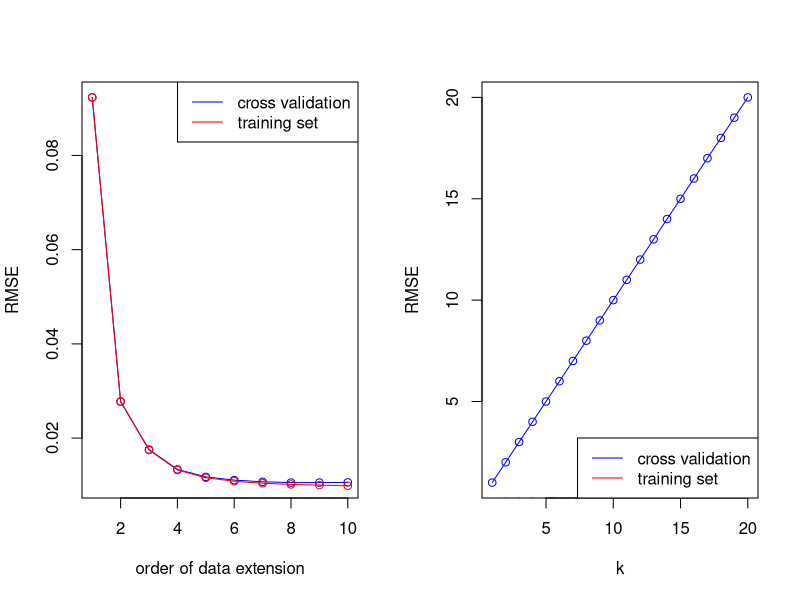

This chart was generated by the following R code:
library(caret)

################################################################################
# Implement `createData` and `extendData`
################################################################################

nameColumn <- function(i){
  sprintf("X%d", i)
}

createData <- function(n, p, seed = 123) {
  # `n` is the number of observations 
  # `p` is the number of predictors
  # 
  # the response variable: 
  # `y = linear_factors + sines + mixed_factors + noise`
  
  xs <- matrix(runif(n * p), ncol = p)
  
  # "pseudorandomness" for each step of creating the response variable 
    # example: `linear_factors = r1x1 + ... rpxp` instead of `x1 + ... + xp`
    # `r1, ..., rp` are pseudorandom numbers between 0 and 1 
  alpha <- runif(p)
  beta <- runif(p)
  gamma <- runif(p - 1)
  
  # create mixed factors
  mixedFactors <- matrix(rep(0.0, times = n * (p - 1)), ncol = p - 1)
  
  for (i in 2:p) {
    mixedFactors[, i - 1] <- sqrt(xs[, i - 1] * xs[, i])   
  }
  
  # create response variable
  
  # linear factors 
  Y <- xs %*% alpha
  # add sines
  Y <- Y + sin(xs) %*% beta
  # add mixed factors 
  Y <- Y + mixedFactors %*% gamma
  # add noise
  Y <- Y + rnorm(n, sd = 0.01) 
  
  # create a list of the names of the predictors 
  columnNames <- lapply(1:(p + 1), nameColumn)
  columnNames[p + 1] <- "Y"
  
  # create a data frame 
  data <- as.data.frame(xs)
  data$Y <- Y
  colnames(data) <- columnNames
  
  return(data)
}

extendData <- function(data, order) {
  if (order == 1){
    return(data)
  }
  
  d = dim(data)
  p <- d[2] - 1   # number of predictors  
  
  extendedData <- data.frame(
                    poly(as.matrix(data[, 1:p]), degree = order, raw = TRUE), 
                    Y = data$Y
                  ) 
}

################################################################################
# Order 2
################################################################################

n <- 5000
p <- 3
k <- 10

# create the data sets

data <- createData(n, p)
dataord2 <- extendData(data, order = 2)

# train linear models 

tc <- trainControl(method = "cv", number = k, seeds = 1:(k + 1))

lin <- train(
  Y ~., data = data, trControl = tc, method = "lm"
)

lin2 <- train(
  Y ~., data = dataord2, trControl = tc, method = "lm"
)

# compare errors, estimated with CV

errors <- c(lin$results$RMSE, lin2$results$RMSE)

print(
  sprintf("Estimated RMSE: %s", paste(errors, collapse = ", "))
)
print(
  sprintf("Model %d is better", which(errors == min(errors)))
)  

################################################################################
# Higher orders
################################################################################

maxOrder <- 10 

errors <- c(errors, rep(0.0, times = maxOrder - 2))

# create a list of training RMSE's 
errorsTrain <- rep(0.0, times = maxOrder)
errorsTrain[1] <- RMSE(predict(lin, newdata = data), data$Y)
errorsTrain[2] <- RMSE(predict(lin2, newdata = dataord2), data$Y)

# construct the models and save the errors 
i <- 3
while(i <= maxOrder){
  data_i <- extendData(data, order = i)
  print(sprintf("Created data set of order %d", i))
  
  lin_i <- train(Y ~., data = data_i, trControl = tc, method = "lm")
  print(sprintf("Constructed model %d", i))
  
  errors[i] <- lin_i$results$RMSE
  errorsTrain[i] <- RMSE(predict(lin_i, newdata = data_i), data$Y)
  i <- i + 1
}

par(mfrow = c(1, 2))

# plot how the estimated RMSE changes with order 
plot(1:maxOrder, errors, 
     xlab = "order of data extension", 
     ylab = "RMSE",
     type = "o", col = "blue")

# add how the test RMSE changes with order 
lines(1:maxOrder, errorsTrain, 
     xlab = "order of data extension", 
     ylab = "RMSE", 
     type = "o", col = "red")

# add a legend to the plot
legend(x = "topright", 
       legend = c("cross validation", "training set"), 
       col = c("blue", "red"), 
       lty = 1, lwd = 1)

################################################################################
# KNN
################################################################################

n <- 500
p <- 3
data <- createData(n, p)

ks <- 1:20
errorsTrain <- rep(0.0, times = length(ks))

tc <- trainControl(
  method = "cv", number = k, 
  index = createFolds(data$Y, k = k, returnTrain = TRUE)
)

knn <- train(
  Y ~., 
  data = data, 
  trControl = tc, 
  method = "knn",
  tuneGrid = data.frame(k = ks)
)

# estimated errors
errors <- knn$resilts$RMSE

# training errors 
for (i in 1:length(ks)){
  knn <- train(
    Y ~., 
    data = data,
    trControl = tc,
    method = "knn", 
    tuneGrid = data.frame(k = ks[i])
  )
  
  errorsTrain[i] <- RMSE(predict(knn, newdata = data), data$Y)
}

# plot how the estimated RMSE changes with `k`
plot(ks, errors, 
     xlab = "k", ylab = "RMSE",
     type = "o", col = "blue" 
)

# plot how the training set RMSE changes with `k`
lines(ks, errorsTrain,
      xlab = "k", ylab = "RMSE",
      type = "o", col = "red"
)

legend(x = "bottomright",
       legend = c("cross validation", "training set"),
       col = c("blue", "red"),
       lty = 1, lwd = 1
)
